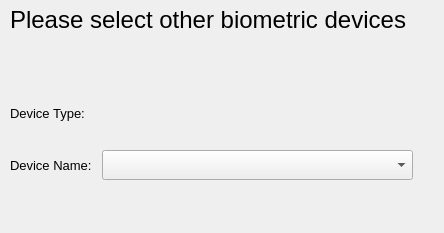
<?xml version="1.0" encoding="UTF-8"?>
<ui version="4.0">
 <class>BioDevicesWidget</class>
 <widget class="QWidget" name="BioDevicesWidget">
  <property name="geometry">
   <rect>
    <x>0</x>
    <y>0</y>
    <width>444</width>
    <height>233</height>
   </rect>
  </property>
  <property name="windowTitle">
   <string>Form</string>
  </property>
  <widget class="QLabel" name="lblTitle">
   <property name="geometry">
    <rect>
     <x>10</x>
     <y>0</y>
     <width>411</width>
     <height>40</height>
    </rect>
   </property>
   <property name="font">
    <font>
     <pointsize>18</pointsize>
    </font>
   </property>
   <property name="text">
    <string>Please select other biometric devices</string>
   </property>
   <property name="alignment">
    <set>Qt::AlignJustify|Qt::AlignVCenter</set>
   </property>
  </widget>
  <widget class="QLabel" name="lblDeviceType">
   <property name="geometry">
    <rect>
     <x>10</x>
     <y>100</y>
     <width>82</width>
     <height>26</height>
    </rect>
   </property>
   <property name="font">
    <font>
     <pointsize>10</pointsize>
    </font>
   </property>
   <property name="text">
    <string>Device Type:</string>
   </property>
  </widget>
  <widget class="QLabel" name="lblDeviceName">
   <property name="geometry">
    <rect>
     <x>10</x>
     <y>150</y>
     <width>82</width>
     <height>30</height>
    </rect>
   </property>
   <property name="font">
    <font>
     <pointsize>10</pointsize>
    </font>
   </property>
   <property name="text">
    <string>Device Name:</string>
   </property>
  </widget>
  <widget class="QComboBox" name="cmbDeviceName">
   <property name="geometry">
    <rect>
     <x>102</x>
     <y>150</y>
     <width>311</width>
     <height>30</height>
    </rect>
   </property>
   <property name="cursor">
    <cursorShape>PointingHandCursor</cursorShape>
   </property>
  </widget>
 </widget>
 <resources/>
 <connections/>
</ui>
